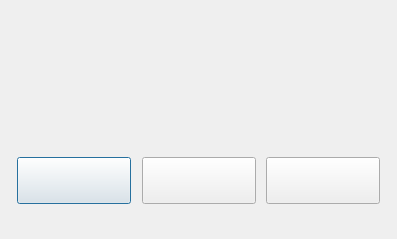
<?xml version="1.0" encoding="UTF-8"?>
<ui version="4.0">
 <class>DialogExit</class>
 <widget class="QDialog" name="DialogExit">
  <property name="geometry">
   <rect>
    <x>0</x>
    <y>0</y>
    <width>397</width>
    <height>239</height>
   </rect>
  </property>
  <property name="windowTitle">
   <string>Dialog</string>
  </property>
  <widget class="QLabel" name="label">
   <property name="geometry">
    <rect>
     <x>0</x>
     <y>0</y>
     <width>397</width>
     <height>239</height>
    </rect>
   </property>
   <property name="text">
    <string/>
   </property>
   <property name="pixmap">
    <pixmap resource="res.qrc">:/img/res/exit_dialog.jpg</pixmap>
   </property>
  </widget>
  <widget class="QPushButton" name="btn_cancel">
   <property name="geometry">
    <rect>
     <x>17</x>
     <y>157</y>
     <width>114</width>
     <height>47</height>
    </rect>
   </property>
   <property name="text">
    <string/>
   </property>
  </widget>
  <widget class="QPushButton" name="btn_just_exit">
   <property name="geometry">
    <rect>
     <x>142</x>
     <y>157</y>
     <width>114</width>
     <height>47</height>
    </rect>
   </property>
   <property name="text">
    <string/>
   </property>
  </widget>
  <widget class="QPushButton" name="btn_save_exit">
   <property name="geometry">
    <rect>
     <x>266</x>
     <y>157</y>
     <width>114</width>
     <height>47</height>
    </rect>
   </property>
   <property name="text">
    <string/>
   </property>
  </widget>
 </widget>
 <resources>
  <include location="res.qrc"/>
 </resources>
 <connections/>
</ui>
